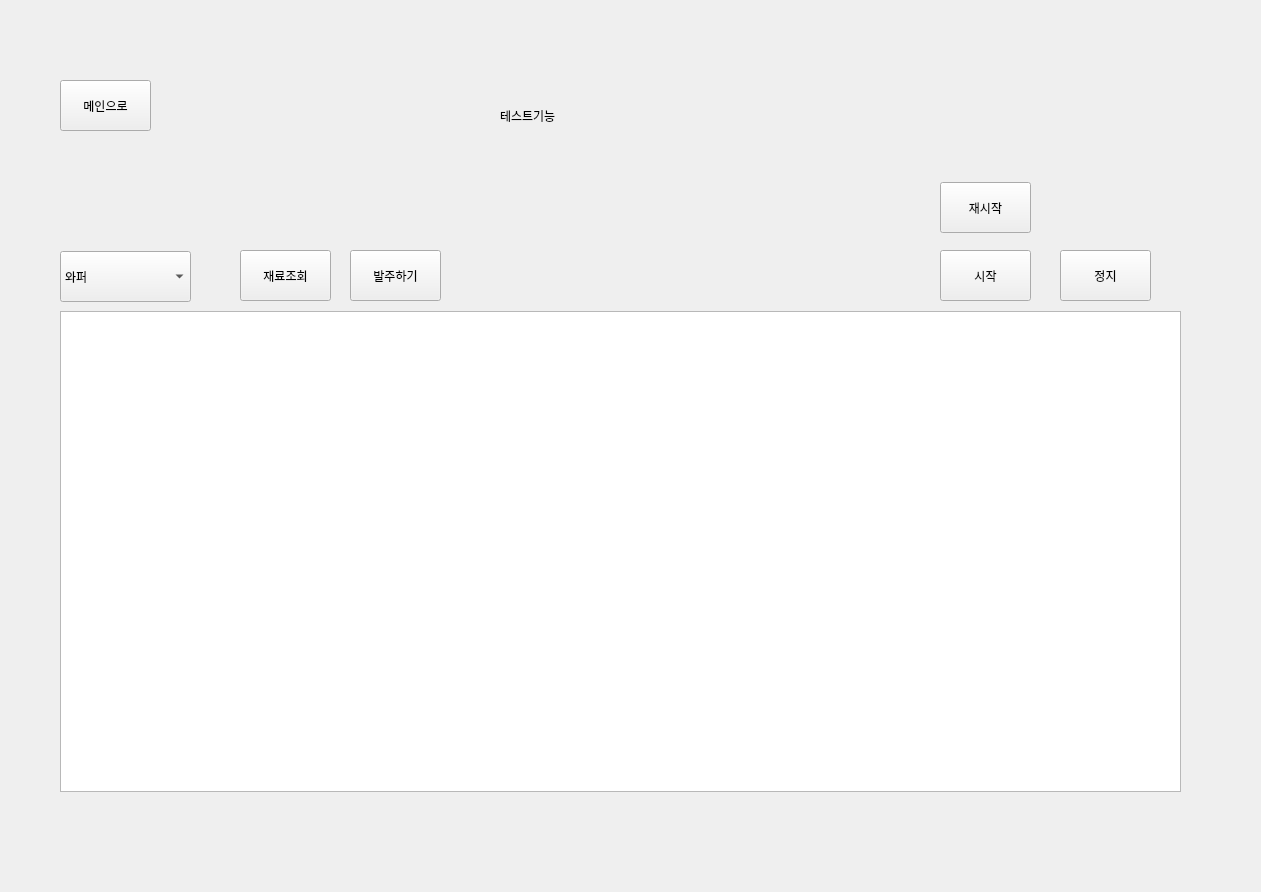
<?xml version="1.0" encoding="UTF-8"?>
<ui version="4.0">
 <class>Form</class>
 <widget class="QWidget" name="Form">
  <property name="geometry">
   <rect>
    <x>0</x>
    <y>0</y>
    <width>1261</width>
    <height>892</height>
   </rect>
  </property>
  <property name="windowTitle">
   <string>Form</string>
  </property>
  <widget class="QTableWidget" name="table">
   <property name="geometry">
    <rect>
     <x>60</x>
     <y>311</y>
     <width>1121</width>
     <height>481</height>
    </rect>
   </property>
  </widget>
  <widget class="QLabel" name="label">
   <property name="geometry">
    <rect>
     <x>500</x>
     <y>100</y>
     <width>201</width>
     <height>31</height>
    </rect>
   </property>
   <property name="text">
    <string>테스트기능</string>
   </property>
  </widget>
  <widget class="QPushButton" name="main_btn">
   <property name="geometry">
    <rect>
     <x>60</x>
     <y>80</y>
     <width>91</width>
     <height>51</height>
    </rect>
   </property>
   <property name="text">
    <string>메인으로</string>
   </property>
  </widget>
  <widget class="QPushButton" name="start_btn">
   <property name="geometry">
    <rect>
     <x>940</x>
     <y>250</y>
     <width>91</width>
     <height>51</height>
    </rect>
   </property>
   <property name="text">
    <string>시작</string>
   </property>
  </widget>
  <widget class="QPushButton" name="stop_btn">
   <property name="geometry">
    <rect>
     <x>1060</x>
     <y>250</y>
     <width>91</width>
     <height>51</height>
    </rect>
   </property>
   <property name="text">
    <string>정지</string>
   </property>
  </widget>
  <widget class="QPushButton" name="restart_btn">
   <property name="geometry">
    <rect>
     <x>940</x>
     <y>182</y>
     <width>91</width>
     <height>51</height>
    </rect>
   </property>
   <property name="text">
    <string>재시작</string>
   </property>
  </widget>
  <widget class="QPushButton" name="receive_btn">
   <property name="geometry">
    <rect>
     <x>240</x>
     <y>250</y>
     <width>91</width>
     <height>51</height>
    </rect>
   </property>
   <property name="text">
    <string>재료조회</string>
   </property>
  </widget>
  <widget class="QComboBox" name="combo_menu">
   <property name="geometry">
    <rect>
     <x>60</x>
     <y>251</y>
     <width>131</width>
     <height>51</height>
    </rect>
   </property>
   <item>
    <property name="text">
     <string>와퍼</string>
    </property>
   </item>
  </widget>
  <widget class="QPushButton" name="give_btn">
   <property name="geometry">
    <rect>
     <x>350</x>
     <y>250</y>
     <width>91</width>
     <height>51</height>
    </rect>
   </property>
   <property name="text">
    <string>발주하기</string>
   </property>
  </widget>
 </widget>
 <resources/>
 <connections/>
</ui>
